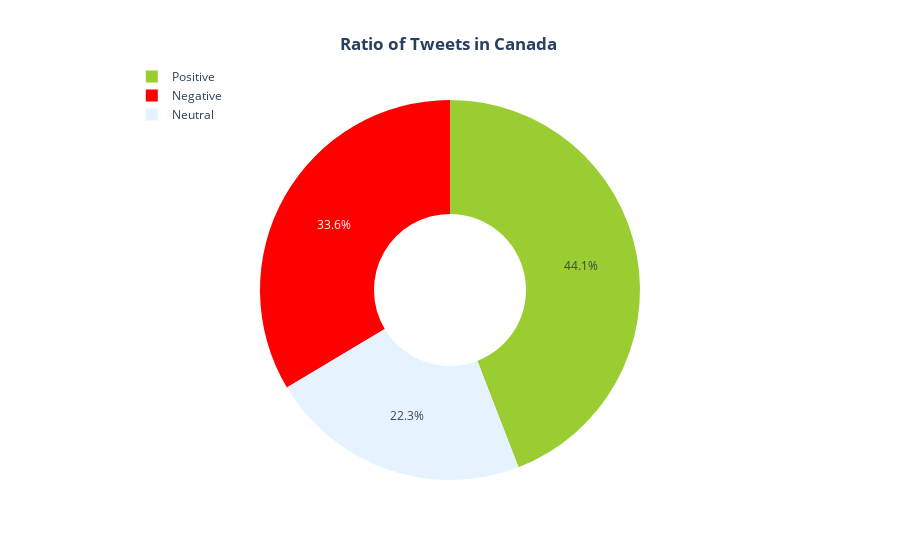

This figure's notebook cell:
### Code cell
#PIE chart of tweets in Canada

# positive df 
pos_len = len(composite_df[(composite_df.composite_sentiment == 'Positive') & ((composite_df.location == 'Canada') | (composite_df.location == 'CA'))].axes[0])

# negative df
neu_len = len(composite_df[(composite_df.composite_sentiment == 'Neutral') & ((composite_df.location == 'Canada') | (composite_df.location == 'CA'))].axes[0])

# neutral df
neg_len = len(composite_df[(composite_df.composite_sentiment == 'Negative') & ((composite_df.location == 'Canada') | (composite_df.location == 'CA'))].axes[0])

data = {
   "values": [pos_len, neg_len, neu_len],
   "labels": ['Positive', 'Negative', 'Neutral'],
   "domain": {"column": 0},
   "name": "Canada",
   "hoverinfo":"label+percent+name",
   "hole": .4,
   "type": "pie",
    "marker": {'colors': ['#9ACD32', '#ff0000', '#e6f2ff']}

}
layout = go.Layout(title="<b>Ratio of Tweets in Canada </b><br>", legend=dict(x=0.07, y=1.1))  #, orientation="h"

data = [data]
fig = go.Figure(data = data, layout = layout)
fig.update_layout(title_x=0.5)
fig.show()

### Figure 1 — Plotly figure (JSON) as saved in the notebook; plotly's stock layout.template omitted (floating-point values rounded to 4 significant figures)
{"data": [{"domain": {"column": 0}, "name": "Canada", "labels": ["Positive", "Negative", "Neutral"], "values": [481, 366, 243], "hoverinfo": "label+percent+name", "marker": {"colors": ["#9ACD32", "#ff0000", "#e6f2ff"]}, "hole": 0.4, "type": "pie"}], "layout": {"legend": {"y": 1.1, "x": 0.07}, "title": {"text": "<b>Ratio of Tweets in Canada </b><br>", "x": 0.5}}}
